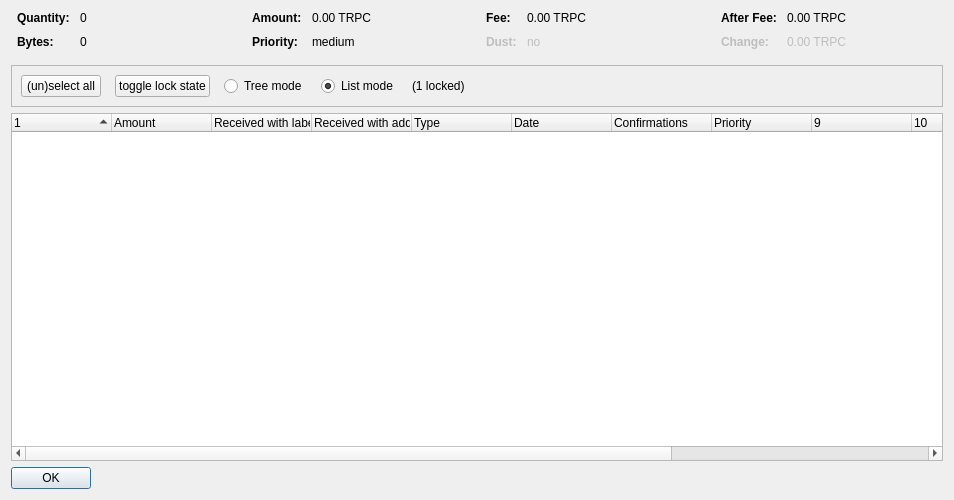
<?xml version="1.0" encoding="UTF-8"?>
<ui version="4.0">
 <class>CoinControlDialog</class>
 <widget class="QDialog" name="CoinControlDialog">
  <property name="geometry">
   <rect>
    <x>0</x>
    <y>0</y>
    <width>954</width>
    <height>500</height>
   </rect>
  </property>
  <property name="windowTitle">
   <string>Coin Selection</string>
  </property>
  <layout class="QVBoxLayout" name="verticalLayout">
   <item>
    <layout class="QHBoxLayout" name="horizontalLayoutTop" stretch="0,0,0,0">
     <property name="topMargin">
      <number>0</number>
     </property>
     <property name="bottomMargin">
      <number>10</number>
     </property>
     <item>
      <layout class="QFormLayout" name="formLayoutCoinControl1">
       <property name="horizontalSpacing">
        <number>10</number>
       </property>
       <property name="verticalSpacing">
        <number>10</number>
       </property>
       <property name="leftMargin">
        <number>6</number>
       </property>
       <property name="rightMargin">
        <number>6</number>
       </property>
       <item row="0" column="0">
        <widget class="QLabel" name="labelCoinControlQuantityText">
         <property name="font">
          <font>
           <weight>75</weight>
           <bold>true</bold>
          </font>
         </property>
         <property name="text">
          <string>Quantity:</string>
         </property>
        </widget>
       </item>
       <item row="0" column="1">
        <widget class="QLabel" name="labelCoinControlQuantity">
         <property name="cursor">
          <cursorShape>IBeamCursor</cursorShape>
         </property>
         <property name="contextMenuPolicy">
          <enum>Qt::ActionsContextMenu</enum>
         </property>
         <property name="text">
          <string notr="true">0</string>
         </property>
         <property name="textInteractionFlags">
          <set>Qt::LinksAccessibleByMouse|Qt::TextSelectableByKeyboard|Qt::TextSelectableByMouse</set>
         </property>
        </widget>
       </item>
       <item row="1" column="0">
        <widget class="QLabel" name="labelCoinControlBytesText">
         <property name="font">
          <font>
           <weight>75</weight>
           <bold>true</bold>
          </font>
         </property>
         <property name="text">
          <string>Bytes:</string>
         </property>
        </widget>
       </item>
       <item row="1" column="1">
        <widget class="QLabel" name="labelCoinControlBytes">
         <property name="cursor">
          <cursorShape>IBeamCursor</cursorShape>
         </property>
         <property name="contextMenuPolicy">
          <enum>Qt::ActionsContextMenu</enum>
         </property>
         <property name="text">
          <string notr="true">0</string>
         </property>
         <property name="textInteractionFlags">
          <set>Qt::LinksAccessibleByMouse|Qt::TextSelectableByKeyboard|Qt::TextSelectableByMouse</set>
         </property>
        </widget>
       </item>
      </layout>
     </item>
     <item>
      <layout class="QFormLayout" name="formLayoutCoinControl2">
       <property name="horizontalSpacing">
        <number>10</number>
       </property>
       <property name="verticalSpacing">
        <number>10</number>
       </property>
       <property name="leftMargin">
        <number>6</number>
       </property>
       <property name="rightMargin">
        <number>6</number>
       </property>
       <item row="0" column="0">
        <widget class="QLabel" name="labelCoinControlAmountText">
         <property name="font">
          <font>
           <weight>75</weight>
           <bold>true</bold>
          </font>
         </property>
         <property name="text">
          <string>Amount:</string>
         </property>
        </widget>
       </item>
       <item row="0" column="1">
        <widget class="QLabel" name="labelCoinControlAmount">
         <property name="cursor">
          <cursorShape>IBeamCursor</cursorShape>
         </property>
         <property name="contextMenuPolicy">
          <enum>Qt::ActionsContextMenu</enum>
         </property>
         <property name="text">
          <string notr="true">0.00 TRPC</string>
         </property>
         <property name="textInteractionFlags">
          <set>Qt::LinksAccessibleByMouse|Qt::TextSelectableByKeyboard|Qt::TextSelectableByMouse</set>
         </property>
        </widget>
       </item>
       <item row="1" column="0">
        <widget class="QLabel" name="labelCoinControlPriorityText">
         <property name="font">
          <font>
           <weight>75</weight>
           <bold>true</bold>
          </font>
         </property>
         <property name="text">
          <string>Priority:</string>
         </property>
        </widget>
       </item>
       <item row="1" column="1">
        <widget class="QLabel" name="labelCoinControlPriority">
         <property name="cursor">
          <cursorShape>IBeamCursor</cursorShape>
         </property>
         <property name="contextMenuPolicy">
          <enum>Qt::ActionsContextMenu</enum>
         </property>
         <property name="text">
          <string>medium</string>
         </property>
         <property name="textInteractionFlags">
          <set>Qt::LinksAccessibleByMouse|Qt::TextSelectableByKeyboard|Qt::TextSelectableByMouse</set>
         </property>
        </widget>
       </item>
      </layout>
     </item>
     <item>
      <layout class="QFormLayout" name="formLayoutCoinControl3">
       <property name="horizontalSpacing">
        <number>10</number>
       </property>
       <property name="verticalSpacing">
        <number>10</number>
       </property>
       <property name="leftMargin">
        <number>6</number>
       </property>
       <property name="rightMargin">
        <number>6</number>
       </property>
       <item row="0" column="0">
        <widget class="QLabel" name="labelCoinControlFeeText">
         <property name="font">
          <font>
           <weight>75</weight>
           <bold>true</bold>
          </font>
         </property>
         <property name="text">
          <string>Fee:</string>
         </property>
        </widget>
       </item>
       <item row="0" column="1">
        <widget class="QLabel" name="labelCoinControlFee">
         <property name="cursor">
          <cursorShape>IBeamCursor</cursorShape>
         </property>
         <property name="contextMenuPolicy">
          <enum>Qt::ActionsContextMenu</enum>
         </property>
         <property name="text">
          <string notr="true">0.00 TRPC</string>
         </property>
         <property name="textInteractionFlags">
          <set>Qt::LinksAccessibleByMouse|Qt::TextSelectableByKeyboard|Qt::TextSelectableByMouse</set>
         </property>
        </widget>
       </item>
       <item row="1" column="0">
        <widget class="QLabel" name="labelCoinControlLowOutputText">
         <property name="enabled">
          <bool>false</bool>
         </property>
         <property name="font">
          <font>
           <weight>75</weight>
           <bold>true</bold>
          </font>
         </property>
         <property name="text">
          <string>Dust:</string>
         </property>
        </widget>
       </item>
       <item row="1" column="1">
        <widget class="QLabel" name="labelCoinControlLowOutput">
         <property name="enabled">
          <bool>false</bool>
         </property>
         <property name="cursor">
          <cursorShape>IBeamCursor</cursorShape>
         </property>
         <property name="contextMenuPolicy">
          <enum>Qt::ActionsContextMenu</enum>
         </property>
         <property name="text">
          <string>no</string>
         </property>
         <property name="textInteractionFlags">
          <set>Qt::LinksAccessibleByMouse|Qt::TextSelectableByKeyboard|Qt::TextSelectableByMouse</set>
         </property>
        </widget>
       </item>
      </layout>
     </item>
     <item>
      <layout class="QFormLayout" name="formLayoutCoinControl4">
       <property name="horizontalSpacing">
        <number>10</number>
       </property>
       <property name="verticalSpacing">
        <number>10</number>
       </property>
       <property name="leftMargin">
        <number>6</number>
       </property>
       <property name="rightMargin">
        <number>6</number>
       </property>
       <item row="0" column="0">
        <widget class="QLabel" name="labelCoinControlAfterFeeText">
         <property name="font">
          <font>
           <weight>75</weight>
           <bold>true</bold>
          </font>
         </property>
         <property name="text">
          <string>After Fee:</string>
         </property>
        </widget>
       </item>
       <item row="0" column="1">
        <widget class="QLabel" name="labelCoinControlAfterFee">
         <property name="cursor">
          <cursorShape>IBeamCursor</cursorShape>
         </property>
         <property name="contextMenuPolicy">
          <enum>Qt::ActionsContextMenu</enum>
         </property>
         <property name="text">
          <string notr="true">0.00 TRPC</string>
         </property>
         <property name="textInteractionFlags">
          <set>Qt::LinksAccessibleByMouse|Qt::TextSelectableByKeyboard|Qt::TextSelectableByMouse</set>
         </property>
        </widget>
       </item>
       <item row="1" column="0">
        <widget class="QLabel" name="labelCoinControlChangeText">
         <property name="enabled">
          <bool>false</bool>
         </property>
         <property name="font">
          <font>
           <weight>75</weight>
           <bold>true</bold>
          </font>
         </property>
         <property name="text">
          <string>Change:</string>
         </property>
        </widget>
       </item>
       <item row="1" column="1">
        <widget class="QLabel" name="labelCoinControlChange">
         <property name="enabled">
          <bool>false</bool>
         </property>
         <property name="cursor">
          <cursorShape>IBeamCursor</cursorShape>
         </property>
         <property name="contextMenuPolicy">
          <enum>Qt::ActionsContextMenu</enum>
         </property>
         <property name="text">
          <string notr="true">0.00 TRPC</string>
         </property>
         <property name="textInteractionFlags">
          <set>Qt::LinksAccessibleByMouse|Qt::TextSelectableByKeyboard|Qt::TextSelectableByMouse</set>
         </property>
        </widget>
       </item>
      </layout>
     </item>
    </layout>
   </item>
   <item>
    <widget class="QFrame" name="frame">
     <property name="minimumSize">
      <size>
       <width>0</width>
       <height>40</height>
      </size>
     </property>
     <property name="frameShape">
      <enum>QFrame::StyledPanel</enum>
     </property>
     <property name="frameShadow">
      <enum>QFrame::Sunken</enum>
     </property>
     <layout class="QHBoxLayout" name="horizontalLayout">
      <item>
       <layout class="QHBoxLayout" name="horizontalLayoutPanel" stretch="0,0,0,0,0,0">
        <property name="spacing">
         <number>14</number>
        </property>
        <item>
         <widget class="QPushButton" name="pushButtonSelectAll">
          <property name="sizePolicy">
           <sizepolicy hsizetype="Maximum" vsizetype="Fixed">
            <horstretch>0</horstretch>
            <verstretch>0</verstretch>
           </sizepolicy>
          </property>
          <property name="text">
           <string>(un)select all</string>
          </property>
          <property name="autoDefault">
           <bool>false</bool>
          </property>
         </widget>
        </item>
        <item>
         <widget class="QPushButton" name="pushButtonToggleLock">
          <property name="sizePolicy">
           <sizepolicy hsizetype="Maximum" vsizetype="Fixed">
            <horstretch>0</horstretch>
            <verstretch>0</verstretch>
           </sizepolicy>
          </property>
          <property name="text">
           <string>toggle lock state</string>
          </property>
          <property name="autoDefault">
           <bool>false</bool>
          </property>
         </widget>
        </item>
        <item>
         <widget class="QRadioButton" name="radioTreeMode">
          <property name="sizePolicy">
           <sizepolicy hsizetype="Maximum" vsizetype="Fixed">
            <horstretch>0</horstretch>
            <verstretch>0</verstretch>
           </sizepolicy>
          </property>
          <property name="text">
           <string>Tree mode</string>
          </property>
         </widget>
        </item>
        <item>
         <widget class="QRadioButton" name="radioListMode">
          <property name="sizePolicy">
           <sizepolicy hsizetype="Maximum" vsizetype="Fixed">
            <horstretch>0</horstretch>
            <verstretch>0</verstretch>
           </sizepolicy>
          </property>
          <property name="text">
           <string>List mode</string>
          </property>
          <property name="checked">
           <bool>true</bool>
          </property>
         </widget>
        </item>
        <item>
         <widget class="QLabel" name="labelLocked">
          <property name="text">
           <string>(1 locked)</string>
          </property>
         </widget>
        </item>
        <item>
         <spacer name="horizontalSpacer">
          <property name="orientation">
           <enum>Qt::Horizontal</enum>
          </property>
          <property name="sizeHint" stdset="0">
           <size>
            <width>40</width>
            <height>20</height>
           </size>
          </property>
         </spacer>
        </item>
       </layout>
      </item>
     </layout>
    </widget>
   </item>
   <item>
    <widget class="CoinControlTreeWidget" name="treeWidget">
     <property name="contextMenuPolicy">
      <enum>Qt::CustomContextMenu</enum>
     </property>
     <property name="sortingEnabled">
      <bool>false</bool>
     </property>
     <property name="columnCount">
      <number>13</number>
     </property>
     <attribute name="headerShowSortIndicator" stdset="0">
      <bool>true</bool>
     </attribute>
     <attribute name="headerStretchLastSection">
      <bool>false</bool>
     </attribute>
     <column>
      <property name="text">
       <string/>
      </property>
     </column>
     <column>
      <property name="text">
       <string>Amount</string>
      </property>
     </column>
     <column>
      <property name="text">
       <string>Received with label</string>
      </property>
     </column>
     <column>
      <property name="text">
       <string>Received with address</string>
      </property>
     </column>
     <column>
      <property name="text">
       <string>Type</string>
      </property>
     </column>
     <column>
      <property name="text">
       <string>Date</string>
      </property>
     </column>
     <column>
      <property name="text">
       <string>Confirmations</string>
      </property>
      <property name="toolTip">
       <string>Confirmed</string>
      </property>
     </column>
     <column>
      <property name="text">
       <string>Priority</string>
      </property>
     </column>
     <column>
      <property name="text">
       <string/>
      </property>
     </column>
     <column>
      <property name="text">
       <string/>
      </property>
     </column>
     <column>
      <property name="text">
       <string/>
      </property>
     </column>
     <column>
      <property name="text">
       <string/>
      </property>
     </column>
     <column>
      <property name="text">
       <string/>
      </property>
     </column>
    </widget>
   </item>
   <item>
    <widget class="QDialogButtonBox" name="buttonBox">
     <property name="sizePolicy">
      <sizepolicy hsizetype="Maximum" vsizetype="Fixed">
       <horstretch>0</horstretch>
       <verstretch>0</verstretch>
      </sizepolicy>
     </property>
     <property name="orientation">
      <enum>Qt::Horizontal</enum>
     </property>
     <property name="standardButtons">
      <set>QDialogButtonBox::Ok</set>
     </property>
    </widget>
   </item>
  </layout>
 </widget>
 <customwidgets>
  <customwidget>
   <class>CoinControlTreeWidget</class>
   <extends>QTreeWidget</extends>
   <header>coincontroltreewidget.h</header>
  </customwidget>
 </customwidgets>
 <resources/>
 <connections/>
</ui>
